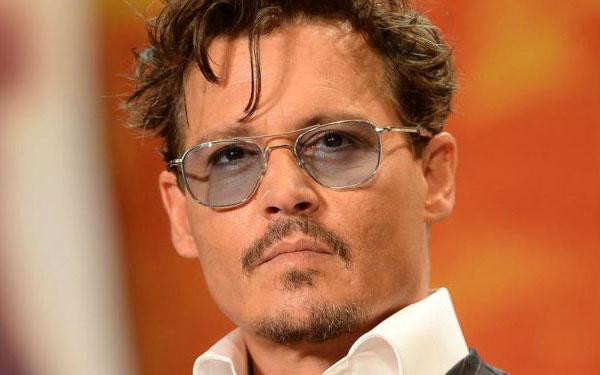
#> input picture face_recognition_lab8/test.jpg, 600 x 375 px
$ python -i main.py   (imports and definitions only)
#> lines starting #> are read from the running program, lines starting #| are printed output that depends on the picture
import tkinter as tk
from tkinter import filedialog
from PIL import Image, ImageTk
import cv2
import numpy as np
import joblib

# [1 line not run here, left out]
face_size = (100, 100)
threshold = 0.1
face_cascade = cv2.CascadeClassifier('haarcascade_frontalface_default.xml')
def process_image(image_path):
#> called with image_path = 'test.jpg'
    frame = cv2.imread(image_path)
#> frame is the input picture: shape (375, 600, 3); mean B, G, R 74.6, 112.3, 181.7
    gray = cv2.cvtColor(frame, cv2.COLOR_BGR2GRAY)
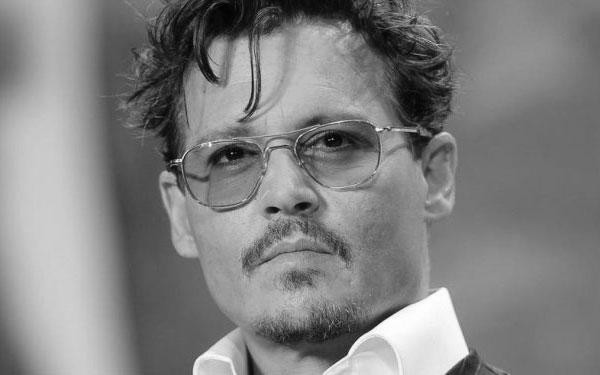
#> gray: shape (375, 600); min 1, max 254, mean 128.7

    faces = face_cascade.detectMultiScale(gray, scaleFactor=1.1, minNeighbors=5)
#> faces = [[137, 35, 299, 299]]

    for (x, y, w, h) in faces:
        face = gray[y:y+h, x:x+w]
        face_resized = cv2.resize(face, face_size).flatten().reshape(1, -1)

        # Vector PCA of new face
        vector = pca.transform(face_resized)[0]
        # Cosine similarity
        norms_db = np.linalg.norm(face_vectors_db, axis=1)
        norm_q = np.linalg.norm(vector)
        sims = np.dot(face_vectors_db, vector) / (norms_db * norm_q + 1e-8)

        best_idx = np.argmax(sims)
        best_score = sims[best_idx]

        if best_score > threshold:
            name = labels_db[best_idx]
            label = f"{name} ({best_score:.2f})"
            color = (0, 255, 0)
        else:
            label = "Unknown"
            color = (0, 0, 255)
        cv2.rectangle(frame, (x, y), (x+w, y+h), color, 2)
        cv2.putText(frame, label, (x, y - 10),
                    cv2.FONT_HERSHEY_SIMPLEX, 0.7, color, 2)
#> this loop made 1 pass
#> pass 1, in process_image, `face = gray[y:y+h, x:x+w]`:
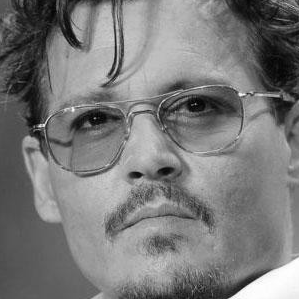
#> face: shape (299, 299); min 1, max 254, mean 121.9

    return frame

def choose_image():
    file_path = filedialog.askopenfilename()
    if file_path:
        processed_img = process_image(file_path)
        processed_img = cv2.cvtColor(processed_img, cv2.COLOR_BGR2RGB)
        im_pil = Image.fromarray(processed_img)
        im_pil.thumbnail((600, 600))
        imgtk = ImageTk.PhotoImage(image=im_pil)

        output_label.configure(image=imgtk)
        output_label.image = imgtk

# [3 lines not run here, left out]
# [1 line that did not run here, left out]
# [1 line not run here, left out]
# [1 line that did not run here, left out]
# [2 lines not run here, left out]

#> (the run stopped early here; a loop or call above may not have finished)
